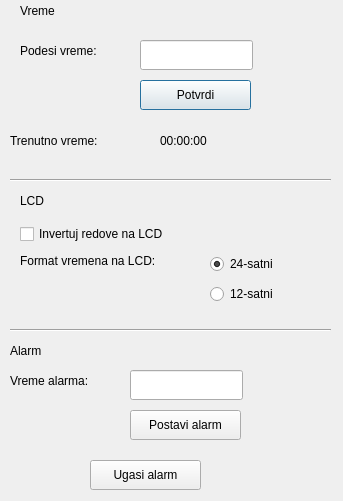
<?xml version="1.0" encoding="UTF-8"?>
<ui version="4.0">
 <class>Dialog</class>
 <widget class="QDialog" name="Dialog">
  <property name="geometry">
   <rect>
    <x>0</x>
    <y>0</y>
    <width>343</width>
    <height>501</height>
   </rect>
  </property>
  <property name="windowTitle">
   <string>Dialog</string>
  </property>
  <widget class="QLabel" name="label_2">
   <property name="geometry">
    <rect>
     <x>10</x>
     <y>130</y>
     <width>121</width>
     <height>22</height>
    </rect>
   </property>
   <property name="text">
    <string>Trenutno vreme:</string>
   </property>
  </widget>
  <widget class="QLabel" name="label">
   <property name="geometry">
    <rect>
     <x>20</x>
     <y>40</y>
     <width>101</width>
     <height>22</height>
    </rect>
   </property>
   <property name="text">
    <string>Podesi vreme:</string>
   </property>
  </widget>
  <widget class="QLabel" name="label2">
   <property name="geometry">
    <rect>
     <x>160</x>
     <y>130</y>
     <width>71</width>
     <height>22</height>
    </rect>
   </property>
   <property name="text">
    <string>00:00:00</string>
   </property>
  </widget>
  <widget class="QLineEdit" name="lineEdit">
   <property name="geometry">
    <rect>
     <x>140</x>
     <y>40</y>
     <width>113</width>
     <height>30</height>
    </rect>
   </property>
  </widget>
  <widget class="QPushButton" name="pushButton">
   <property name="geometry">
    <rect>
     <x>140</x>
     <y>80</y>
     <width>111</width>
     <height>30</height>
    </rect>
   </property>
   <property name="text">
    <string>Potvrdi</string>
   </property>
  </widget>
  <widget class="QLabel" name="label_3">
   <property name="geometry">
    <rect>
     <x>20</x>
     <y>0</y>
     <width>68</width>
     <height>22</height>
    </rect>
   </property>
   <property name="text">
    <string>Vreme</string>
   </property>
  </widget>
  <widget class="QLabel" name="label_4">
   <property name="geometry">
    <rect>
     <x>20</x>
     <y>190</y>
     <width>68</width>
     <height>22</height>
    </rect>
   </property>
   <property name="text">
    <string>LCD</string>
   </property>
  </widget>
  <widget class="Line" name="line">
   <property name="geometry">
    <rect>
     <x>10</x>
     <y>170</y>
     <width>321</width>
     <height>20</height>
    </rect>
   </property>
   <property name="orientation">
    <enum>Qt::Horizontal</enum>
   </property>
  </widget>
  <widget class="QCheckBox" name="checkBox">
   <property name="geometry">
    <rect>
     <x>20</x>
     <y>220</y>
     <width>191</width>
     <height>28</height>
    </rect>
   </property>
   <property name="text">
    <string>Invertuj redove na LCD</string>
   </property>
  </widget>
  <widget class="QLabel" name="label_5">
   <property name="geometry">
    <rect>
     <x>20</x>
     <y>250</y>
     <width>251</width>
     <height>22</height>
    </rect>
   </property>
   <property name="text">
    <string>Format vremena na LCD:</string>
   </property>
  </widget>
  <widget class="QRadioButton" name="radioButton">
   <property name="geometry">
    <rect>
     <x>210</x>
     <y>250</y>
     <width>81</width>
     <height>28</height>
    </rect>
   </property>
   <property name="text">
    <string>24-satni</string>
   </property>
   <property name="checked">
    <bool>true</bool>
   </property>
  </widget>
  <widget class="QRadioButton" name="radioButton_2">
   <property name="geometry">
    <rect>
     <x>210</x>
     <y>280</y>
     <width>81</width>
     <height>28</height>
    </rect>
   </property>
   <property name="text">
    <string>12-satni</string>
   </property>
  </widget>
  <widget class="Line" name="line_2">
   <property name="geometry">
    <rect>
     <x>10</x>
     <y>320</y>
     <width>321</width>
     <height>20</height>
    </rect>
   </property>
   <property name="orientation">
    <enum>Qt::Horizontal</enum>
   </property>
  </widget>
  <widget class="QLineEdit" name="lineEdit_2">
   <property name="geometry">
    <rect>
     <x>130</x>
     <y>370</y>
     <width>113</width>
     <height>30</height>
    </rect>
   </property>
  </widget>
  <widget class="QLabel" name="label_6">
   <property name="geometry">
    <rect>
     <x>10</x>
     <y>340</y>
     <width>68</width>
     <height>22</height>
    </rect>
   </property>
   <property name="text">
    <string>Alarm</string>
   </property>
  </widget>
  <widget class="QLabel" name="label_7">
   <property name="geometry">
    <rect>
     <x>10</x>
     <y>370</y>
     <width>111</width>
     <height>22</height>
    </rect>
   </property>
   <property name="text">
    <string>Vreme alarma:</string>
   </property>
  </widget>
  <widget class="QPushButton" name="pushButton_2">
   <property name="geometry">
    <rect>
     <x>90</x>
     <y>460</y>
     <width>111</width>
     <height>30</height>
    </rect>
   </property>
   <property name="text">
    <string>Ugasi alarm</string>
   </property>
  </widget>
  <widget class="QPushButton" name="pushButton_3">
   <property name="geometry">
    <rect>
     <x>130</x>
     <y>410</y>
     <width>111</width>
     <height>30</height>
    </rect>
   </property>
   <property name="text">
    <string>Postavi alarm</string>
   </property>
  </widget>
 </widget>
 <resources/>
 <connections/>
</ui>
